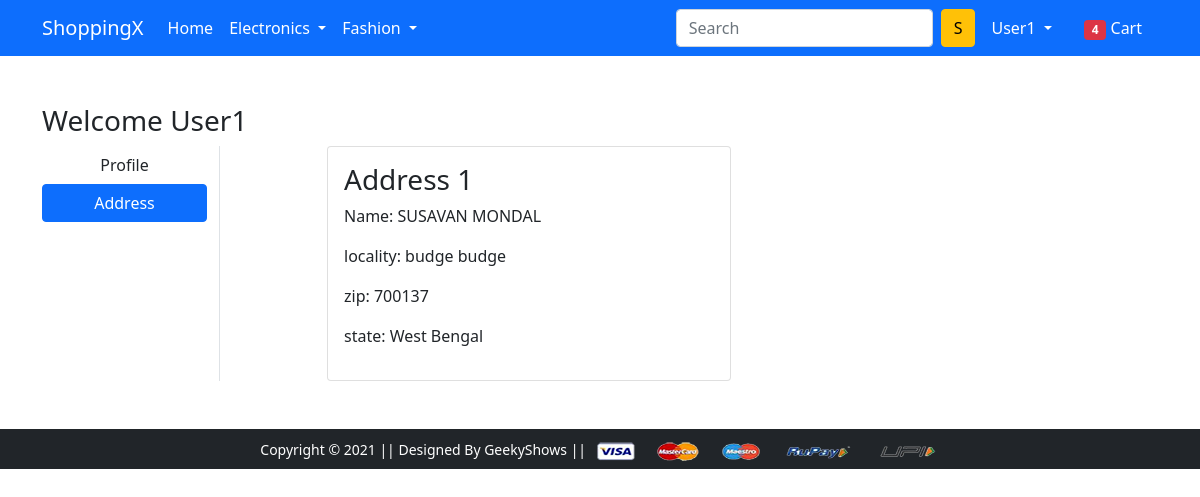
The page /address/ (signed in) on the database as committed earlier.
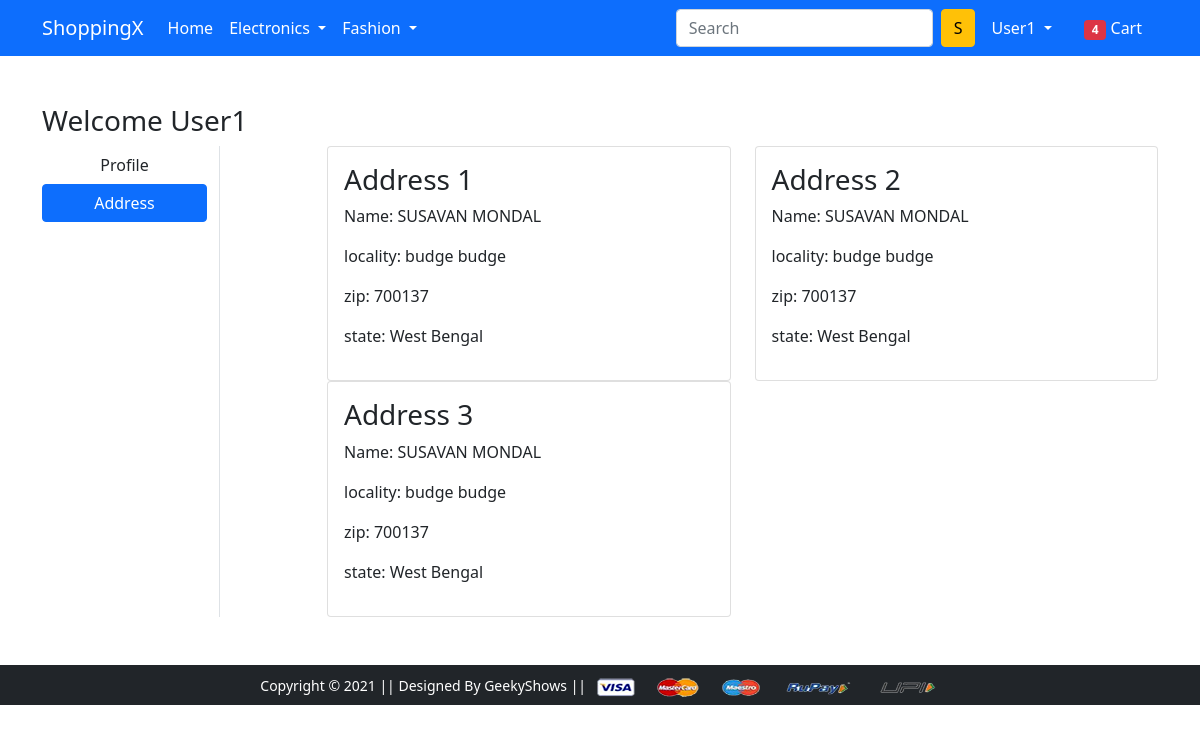
The same page on the database as committed later.
### app/models.py (models this page shows, shortened)
class Customer(models.Model):
    user=models.ForeignKey(User, on_delete=models.CASCADE)
    name=models.CharField(max_length=200)
    locality=models.CharField(max_length=200)
    city=models.CharField(max_length=50)
    state=models.CharField(choices=STATE_CHOICES, max_length=100)
    zip_code=models.IntegerField()

### app/views.py (the view)
# urls.py: path('address/', views.address, name='address'),
def address(request):
 add=Customer.objects.filter(user=request.user)
 return render(request, 'app/address.html', context={'add': add, 'active':'btn-primary'})

### app/templates/app/address.html (shortened to what this page needs)
{% extends 'app/base.html' %}
{% load static %}
{% block main-content %}
<div class="container my-5">
 <div class="row">
 <h3>Welcome <span class="text-capitalize">{{request.user}}</span></h3>
  <div class="col-sm-2 border-end">
   <ul class="list-unstyled">
    <li class="d-grid"><a href="{% url 'profile' %}" class="btn">Profile</a></li>
    <li class="d-grid"><a href="{% url 'address' %}" class="btn {{active}}">Address</a></li>
   </ul>
  </div>
  <div class="col-sm-9 offset-sm-1">
   <div class="row">
    {% for ad in add %}
    <div class="col-sm-6">
     <div class="card">
      <div class="card-body">
       <h3>Address {{forloop.counter}}</h3>
       <p>Name: {{ad.name}}</p>
       <p>locality: {{ad.locality}}</p>
       <p>zip: {{ad.zip_code}}</p>
       <p>state: {{ad.state}}</p>
      </div>
     </div>
    </div>
    {% endfor %}
   </div>
  </div>
 </div>
</div>
{% endblock main-content %}

Rows that differ between the two databases and show on the page:
added Customer: name "SUSAVAN MONDAL", locality "budge budge", zip_code "700137", state "West Bengal"
added Customer: name "SUSAVAN MONDAL", locality "budge budge", zip_code "700137", state "West Bengal"
